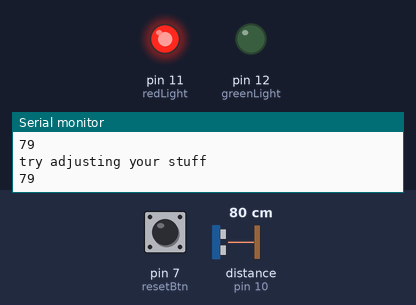
The sketch below on a simulated Arduino Uno, built with avr-gcc and run on an emulated ATmega328P. On the bench: output pins drawn as LEDs (lit = HIGH), the last lines printed to the serial monitor. Wiring (inferred from the names in the program): ultrasonic range finder: trigger pin 9; echo pin 10. The inputs (shaded band) are chosen by the test bench; at power-on: distance to the obstacle (sensor on pin 10) 80 cm, pin 7 (resetBtn) LOW. The echo pulse lasts 58.3 µs per cm; pins used as bus, display or sensor lines are not drawn.

Above: at 1.3 s.
1.4 s: distance to the obstacle (sensor on pin 10) set to 12 cm
2.9 s: distance to the obstacle (sensor on pin 10) set to 9 cm
At 3.5 s:
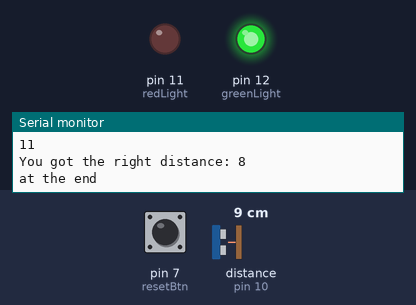
Timing chart, 0 to 5.9 s (numbered marks = the images above; inputs shaded):
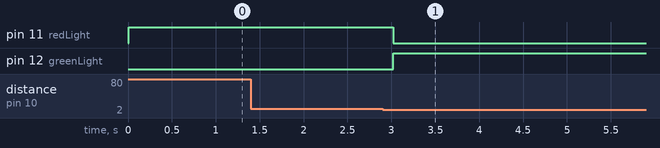

Measured:
- the behaviour switches between 11 and 10 cm on distance to the obstacle (sensor on pin 10) (found by bisection; images 0 and 1)
- after the input at 2.9 s, pin 11 (redLight): HIGH → LOW after 0.12 s; pin 12 (greenLight): LOW → HIGH after 0.12 s

The sketch:

echoWithReset.ino
```cpp
//sets pin numbers
const int trigPin = 9;
const int echoPin = 10;
const int redLight = 11;
const int greenLight = 12;
const int resetBtn = 7;

// defines variables
long duration;
int distance;
int distanceCheck;
bool greenOn;

//RESET BUTTON VARIABLES
int btnReading;//the btn vars are for the reset button to deal with delay
int btnState = HIGH;
int btnPrevious = LOW;
long time = 0;         // the last time the output pin was toggled
long debounce = 200;   // the debounce time, increase if the output flickers


void setup() {
  pinMode(trigPin, OUTPUT); // Signal Goes Out
  pinMode(echoPin, INPUT); // Signal Goes In
  pinMode(redLight, OUTPUT);
  pinMode(greenLight, OUTPUT);
  pinMode(resetBtn, INPUT);
  Serial.begin(9600); // Start Talking to the serial moniter
}

void loop() {

///////////////////FOR THE RESET BUTTON///////////////////////////
  btnReading = digitalRead(resetBtn);

  // if the input just went from LOW and HIGH and we've waited long enough
  // to ignore any noise on the circuit, toggle the output pin and remember
  // the time
  if (btnReading == HIGH && btnPrevious == LOW && millis() - time > debounce) {
    if (btnState == HIGH){
      btnState = LOW;
      Serial.println("A the reset button has been hit");
      greenOn = false;

    }else{
      btnState = HIGH;
      Serial.println("B the reset button has been hit");
      greenOn = false;
    }
    time = millis();
  }

  btnPrevious = btnReading;

/////////////////FOR THE ECHO PIN/////////////////////////////////
// Clears the trigPin
digitalWrite(trigPin, LOW);
delayMicroseconds(2);

// Sets the trigPin on HIGH state for 10 micro seconds
digitalWrite(trigPin, HIGH);
delayMicroseconds(10);
digitalWrite(trigPin, LOW);

// Reads the echoPin, returns the sound wave travel time in microseconds
duration = pulseIn(echoPin, HIGH);
// Calculating the distance
distance= duration*0.034/2;

if(greenOn!=true){
    if(distance>2 && distance < 10){
    distanceCheck = distance;
    Serial.print("You got the right distance: ");
    Serial.println(distance);
    digitalWrite(redLight, LOW);
//  digitalWrite(greenLight, HIGH);
//    delay(3000);//this does NOT work to see if the distance is constant. (Requires further research)
    if(distanceCheck>2 && distanceCheck < 10){
      Serial.println("at the end");
      greenOn = true;
    }
  } else {
    Serial.println("try adjusting your stuff");
    Serial.println(distance);
    digitalWrite(greenLight, LOW);
    digitalWrite(redLight, HIGH);
  }

  if(greenOn == true){
    digitalWrite(greenLight, HIGH);
  }

}

delay(500);
//delay(distance);
//Serial.print("Distance: ");
//Serial.println(distance);
//Serial.println("cm");
}
```
